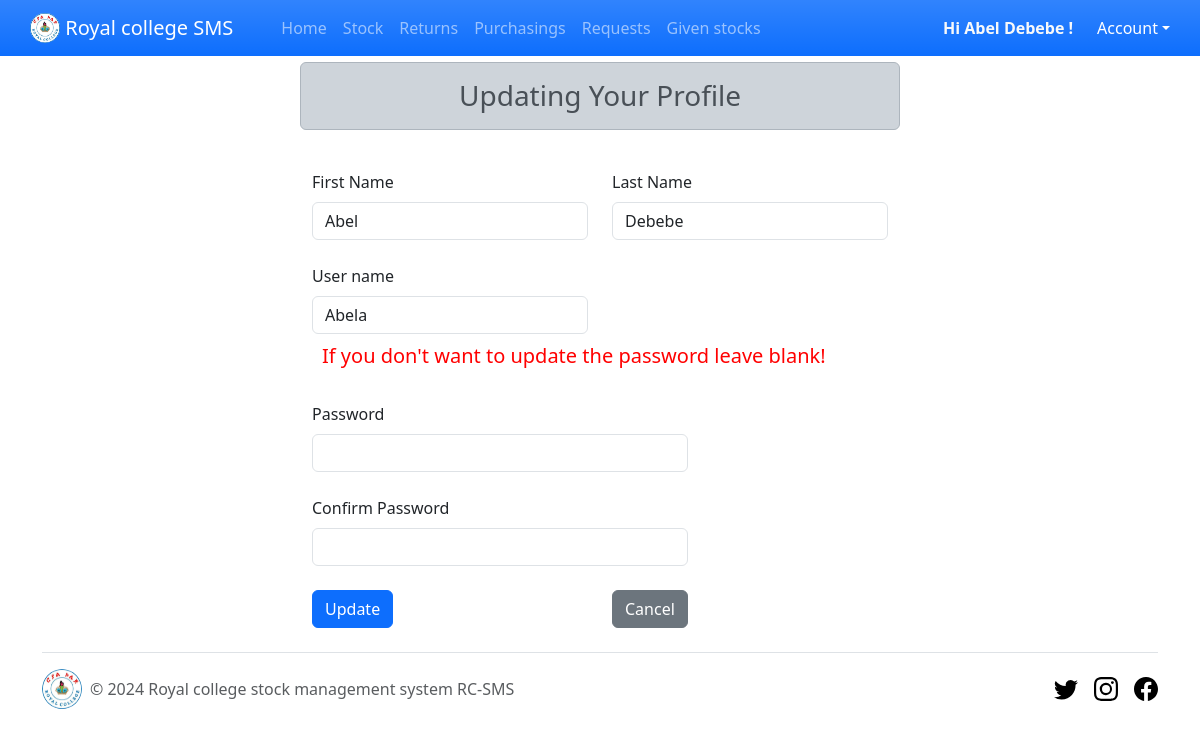
/storkeeperPages/updateProfile.php?id=4 (signed in), run on the app's committed database.
### tables this page shows
CREATE TABLE `user` (
  `id` int(11) NOT NULL,
  `firstname` text NOT NULL,
  `lastname` text NOT NULL,
  `username` text NOT NULL,
  `password` text NOT NULL,
  `usertype` text NOT NULL,
  `changed` tinyint(1) NOT NULL
);

### storkeeperPages/updateProfile.php (the view, shortened to what this page needs)
<?php
$conn = mysqli_connect('localhost','root','','rc_sms_db');
$fname = '';
$lname = '';
$username = '';
if($_SERVER['REQUEST_METHOD']=='GET' && isset($_GET['id'])){
    $id = (int)$_GET['id'];
    $select = "SELECT * FROM `user` WHERE id=$id";
    $result = mysqli_query($conn, $select);
    if($result){
        $row = $result->fetch_assoc();
        if($row){
            $fname = $row['firstname'];
            $lname = $row['lastname'];
            $username = $row['username'];
        }
    }
}
?>
<!DOCTYPE html>
<html>
<head>
    <link rel="stylesheet" href="../css/bootstrap.min.css">
</head>
<body>
    <?php @include('./header.php'); ?>
    <div class="container col-md-6">
        <form method="post" class="row g-4">
            <h3 style="text-align:center; margin-top:5%" class="alert alert-dark">Updating Your Profile</h3>
            <div class="col-md-6">
                <label for="validationServer01" class="form-label">First Name</label>
                <input type="text" class="form-control" name="fname" id="validationServer01" value="<?php echo $fname ?>" required>
            </div>
            <div class="col-md-6">
                <label for="validationServer02" class="form-label">Last Name</label>
                <input type="text" class="form-control" name="lname" id="validationServer02" value="<?php echo $lname ?>" required>
            </div>
            <div class="col-md-6">
                <label for="validationServer01" class="form-label">User name</label>
                <input type="text" class="form-control" name="username" id="validationServer01" value="<?php echo $username ?>" required>
            </div>
            <h5 style="text-align:left;color:red; margin: 10px;">If you don't want to update the password leave blank!</h5>
            <div class="col-md-8">
                <label for="validationServer01" class="form-label">Password</label>
                <input type="password" class="form-control" name="pass" id="validationServer01" >
            </div>
            <div class="col-md-8">
                <label for="validationServer01" class="form-label">Confirm Password</label>
                <input type="password" class="form-control" name="pass2" id="validationServer01" >
            </div>
            <div class="col-6">
                <input type="submit" name="submit" value="Update" class="btn btn-primary">
            </div>
            <div class="col-6">
            <a href="./storeStockPage.php" class="btn btn-secondary" > Cancel</a>
            </div>
        </form>
    </div>
    <?php @include('../footer.php'); ?>
</body>
</html>

### data on the page
user: fname "Abel", lname "Debebe", username "Abela"

### other printed values
$_SESSION['fname'] "Abel"
$_SESSION['lname'] "Debebe"
